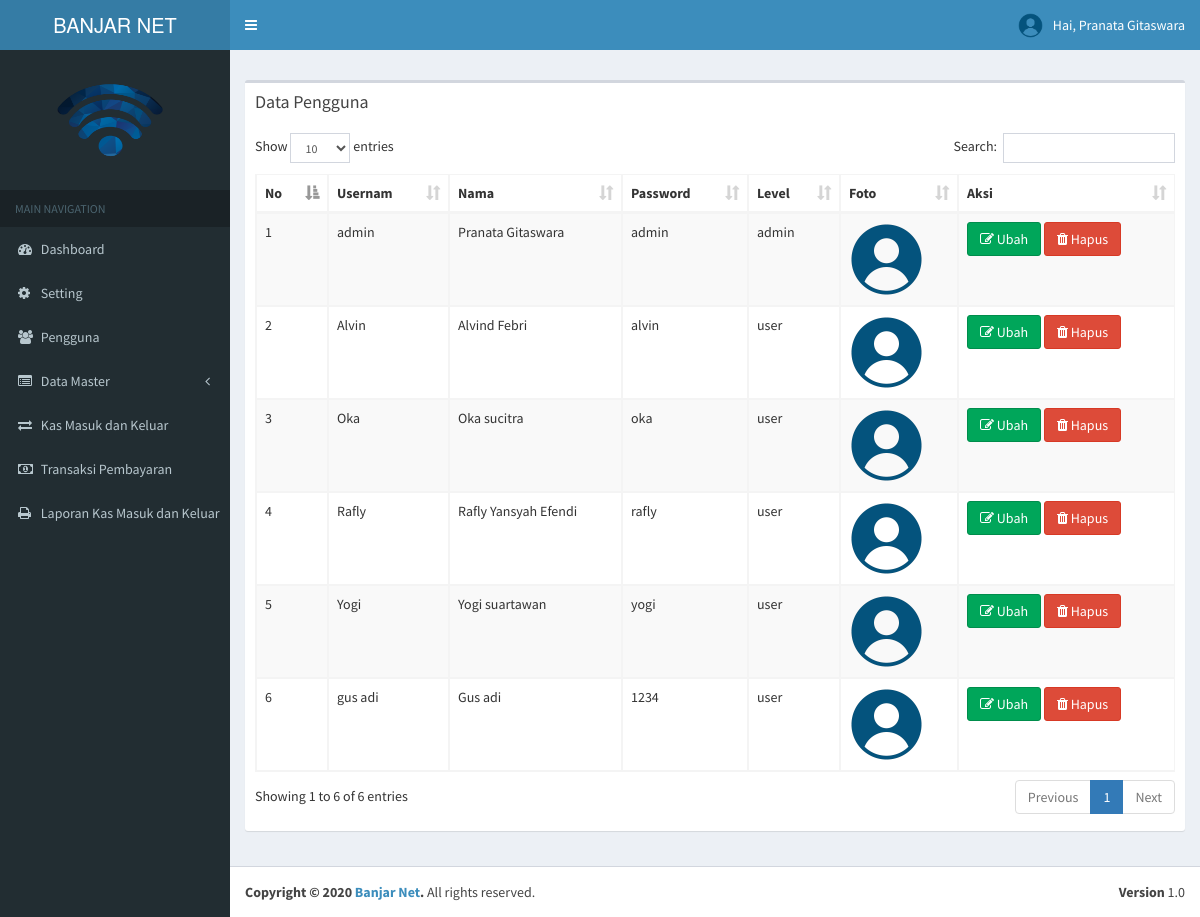
The page /index.php?page=pengguna (signed in) on the database its author committed.
### tables this page shows
CREATE TABLE `tb_user` (
  `id` int(11) NOT NULL,
  `username` varchar(100) NOT NULL,
  `nama_user` varchar(255) NOT NULL,
  `password` varchar(100) NOT NULL,
  `level` varchar(30) NOT NULL,
  `foto` varchar(255) NOT NULL,
  `id_pelanggan` int(11) NOT NULL
);

CREATE TABLE `tb_profile` (
  `nama_sekolah` varchar(255) NOT NULL,
  `alamat` text NOT NULL,
  `telpon` varchar(20) NOT NULL,
  `website` varchar(100) NOT NULL,
  `kota` varchar(100) NOT NULL,
  `bendahara` varchar(100) NOT NULL,
  `nip` varchar(30) NOT NULL,
  `foto` varchar(255) NOT NULL,
  `ktu` varchar(255) NOT NULL,
  `nip_ktu` varchar(30) NOT NULL
);

### page/pengguna/pengguna.php (the view)
<?php if ($_SESSION['admin']) { ?>
 <section class="content">
      <div class="row">
<div class="box">
            <div class="box-header">
              <h3 class="box-title">Data Pengguna</h3>
            </div>
            <div class="box-body">
              <table id="example1" class="table table-bordered table-striped">
                <thead>
                <tr>
                  <th>No</th>
                  <th>Usernam</th>
                  <th>Nama</th>
                  <th>Password</th>
                  <th>Level</th>
                  <th>Foto</th>
                  <th>Aksi</th>
                </tr>
                </thead>
                <tbody>
                	<?php
                			$no = 1;
                			$sql = $koneksi->query("select * from tb_user");
                			while ($data = $sql->fetch_assoc()) {
                	 ?>
                <tr>
                  <td><?php echo $no++; ?></td>
                  <td><?php echo $data['username'] ?></td>
                 <td><?php echo $data['nama_user'] ?></td>
                 <td><?php echo $data['password'] ?></td>
                 <td><?php echo $data['level'] ?></td>
                <td><img src="images/<?php echo $data['foto'] ?>" widht="75" height="75" alt=""></td>
                  <td>
                    <a href="?page=pengguna&aksi=ubah&id=<?php echo $data['id'] ;?>" class="btn btn-success" title=""><i class="fa fa-edit"></i>  Ubah</a>
                     <a onclick="return confirm('Apakah Anda Yakin Mengahpus Data Ini')" href="?page=pengguna&aksi=hapus&id=<?php echo $data['id'] ;?>" class="btn btn-danger" title=""><i class="fa fa-trash"></i>  Hapus</a>
                  </td>
                </tr>
                <?php } ?>
            </tbody>
        </table>
    </div>
</div>
</div>
</section>
<?php } else{
    echo "Anda Tidak Berhak Mengakses Halaman Ini";
  } ?>

### index.php (shortened to what this page needs)
<?php
	 include "include/koneksi.php";
 if ($_SESSION['admin'] || $_SESSION['user']) {
?>
<!DOCTYPE html>
<html>
<head>
  <link rel="stylesheet" href="bootstrap/css/bootstrap.min.css">
  <link rel="stylesheet" href="https://cdnjs.cloudflare.com/ajax/libs/font-awesome/4.5.0/css/font-awesome.min.css">
  <link rel="stylesheet" href="https://cdnjs.cloudflare.com/ajax/libs/ionicons/2.0.1/css/ionicons.min.css">
   <link rel="stylesheet" href="plugins/datatables/dataTables.bootstrap.css">
  <link rel="stylesheet" href="dist/css/AdminLTE.min.css">
   <link rel="stylesheet" href="plugins/select2/select2.min.css">
  <link rel="stylesheet" href="dist/css/skins/_all-skins.min.css">
  <link rel="stylesheet" type="text/css" href="sw/dist/sweetalert.css">
</head>
<body class="hold-transition skin-blue sidebar-mini">
<div class="wrapper">
  <header class="main-header">
    <a href="#" class="logo">
      BANJAR NET
    </a>
    <nav class="navbar navbar-static-top">
      <a href="#" class="sidebar-toggle" data-toggle="offcanvas" role="button">
      </a>
      <?php
            if ($_SESSION['admin']) {
              $user = $_SESSION['admin'];
            }elseif ($_SESSION['user']) {
             $user = $_SESSION['user'];
            }
            $sql_user = $koneksi->query("select * from tb_user where id='$user'");
            $data_user = $sql_user->fetch_assoc();
             $nama = $data_user['nama_user'];
       ?>
      <div class="navbar-custom-menu">
        <ul class="nav navbar-nav">
          <li class="dropdown user user-menu">
            <a href="#" class="dropdown-toggle" data-toggle="dropdown">
              <img src="images/<?php echo $data_user['foto'] ?>" class="user-image" alt="User Image">
              <span class="hidden-xs">Hai, <?php echo $nama ?></span>
            </a>
          </li>
      </div>
    </nav>
  </header>
  	<?php include "include/menu.php"; ?>
     <div class="content-wrapper">
    <section class="content-header">
      <?php include "include/isi.php"; ?>
    </section>
  </div>
  <footer class="main-footer">
    <div class="pull-right hidden-xs">
      <b>Version</b> 1.0
    </div>
    <strong>Copyright &copy; 2020 <a href="http://almsaeedstudio.com">Banjar Net</a>.</strong> All rights
    reserved.
  </footer>
</div>
</body>
</html>
<?php
      }else{
        header("location:dashboard.php");
      }
 ?>

### include/menu.php (shortened to what this page needs)
 <?php
    $sql2 = $koneksi->query("select * from tb_profile ");
    $data1 = $sql2->fetch_assoc();
 ?>
 <aside class="main-sidebar">
    <section class="sidebar">
<div class="user-panel">
  <div>
  <img style="margin-left:30px" src="images/<?php echo $data1['foto'] ?>" width="140" height="120" >
  </div>
  <div class="pull-left info">
  </div>
</div>
<ul class="sidebar-menu" data-widget="tree">
  <li class="header">MAIN NAVIGATION</li>
          <?php  if ($_SESSION['admin']){ ?>
            <li class="<?php echo $aktifHome; ?>"><a href="index.php"><i class="fa fa-dashboard"></i> Dashboard</a></li>
             <li class="<?php echo $aktifprofile; ?>"><a href="?page=profile"><i class="fa fa-gear"></i> Setting </a></li>
            <li class="<?php echo $aktifAdmin; ?>"><a href="?page=pengguna"><i class="fa fa-users"></i> Pengguna</a></li>
            <li class="treeview <?php echo $aktifA; ?>">
              <a href="#">
                <i class="fa fa-list-alt"></i> <span>Data Master</span>
                <span class="pull-right-container">
                  <i class="fa fa-angle-left pull-right"></i>
                </span>
              </a>
            </li>
            <li class="<?php echo $aktifB2; ?>"><a href="?page=kas"><i class="fa fa-exchange"></i>  Kas Masuk dan Keluar</a></li>
            <li><a href="?page=transaksi"><i class="fa fa-money"></i> Transaksi Pembayaran</a></li>
             <li><a href="?page=laporan"><i class="fa fa-print"></i> Laporan Kas Masuk dan  Keluar </a></li>
             <?php } ?>
      </ul>
    </section>
  </aside>

### include/isi.php (shortened to what this page needs)
<?php
		$page = $_GET['page'];
		$aksi = $_GET['aksi'];
		if ($page == "pengguna") {
			if ($aksi == "") {
				include "page/pengguna/pengguna.php";
			}
		}
 ?>

### rows shown on the page
tb_user: foto (picture), nama_user "Pranata Gitaswara", username "admin", password "admin", level "admin"
tb_profile: foto (picture)
tb_user: username "Alvin", nama_user "Alvind Febri", password "alvin", level "user", foto (picture)
tb_user: username "Oka", nama_user "Oka sucitra", password "oka", level "user", foto (picture)
tb_user: username "Rafly", nama_user "Rafly Yansyah Efendi", password "rafly", level "user", foto (picture)
tb_user: username "Yogi", nama_user "Yogi suartawan", password "yogi", level "user", foto (picture)
tb_user: username "gus adi", nama_user "Gus adi", password "1234", level "user", foto (picture)
